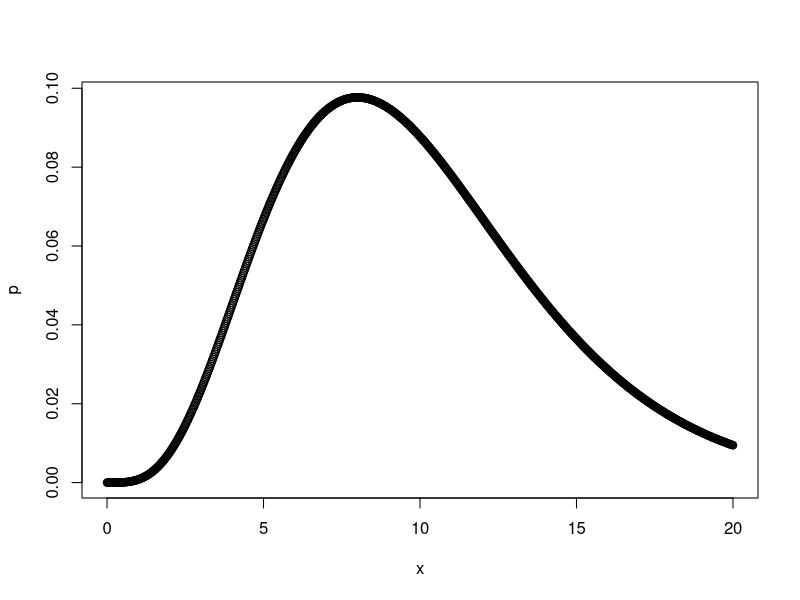
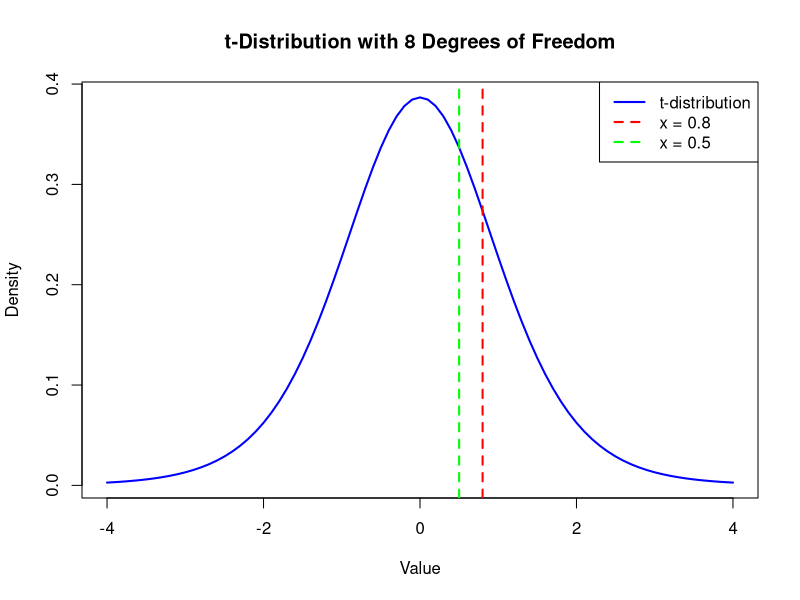

Write the R code that produced these figures, in order.
# Practical 4
# Chisq-Distribution and t-Distribution

# Q1) X~chisq(10) 
# a) Find P(X>0.8), P(X<0.5)
# i) P(X>0.8)
p1 = 1 - pchisq(0.8, 10); p1

# ii) P(X<0.5)
# Since it is positively skewed lower.tail = 0
p2 = pchisq(0.5, 10, lower.tail = 0); p2


# b) chi sq curve
x = seq(0, 20, 0.02)
mu = mean(x); mu
var = var(x); var
p = dchisq(x,10)
plot(x,p)


# Q2) Use dchisq() function to calculate density of chisq-curve
# with df=7 for integer values 4 to 8
x = dchisq(4:8, 7); x

# Q3) Use pchisq() function to calculate area under the curve for 
# intervals [0,6] and [6,inf] of chisq-curve with df=7.
# Further check if the sum of both intervals is 1.
x = pchisq(0:6, 7);x
y = pchisq(6,7,lower.tail = 'false'); y

# Q4) X~t(8)
# a) Find P(X <= 0.8), P(X > 0.5)
# i) P(X <= 0.8)
df = 8; df
p1 = pt(0.8, df); p1

# ii) P(X > 0.5)
p2 = 1 - pt(0.5, df); p2
df = 8; df

# b) plot t-distribution curve
df = 8; df
x = seq(-4, 4, 0.1); x

pdf_values = dt(x, df); pdf_values

plot(x, pdf_values, 
     type = "l", 
     xlab = "Value", ylab = "Density", 
     main = "t-Distribution with 8 Degrees of Freedom",
     col = "blue", lwd = 2)

# optional
abline(v = 0.8, col = "red", lty = 2, lwd = 2)
abline(v = 0.5, col = "green", lty = 2, lwd = 2)

legend("topright", 
       legend = c("t-distribution", "x = 0.8", "x = 0.5"), 
       col = c("blue", "red", "green"), 
       lty = c(1, 2, 2), 
       lwd = c(2, 2, 2))


# Q5) Find values of t-distribution at X=1 having certain df=25
df = 25; df
x = 1; x
pdf = dt(x, df); pdf

# Q6) Find P(X <= 0.25), if X~t(20)
p = pt(0.25, 20); p

# Q7) Find P(X >= -0.1), if X~t(200)
p = pt(-0.1, 200, lower.tail = 'false'); p

# Q8) Find Z such that P(X < Z) = 0.25 if X~t(25)
prob = 0.25; prob
df = 25; df
Z = qt(prob, df); Z
